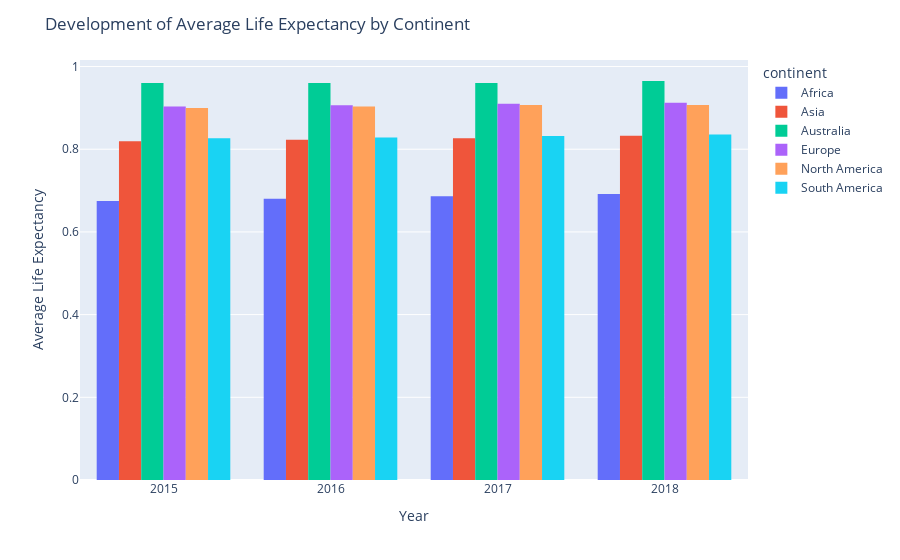

Notebook code cell kept with this figure:
### Code cell
# Read the full_data.csv file
data = pd.read_csv('full_data.csv')

# Calculate average life expectancy by continent and year
avg_life_expectancy = data.groupby(['continent', 'Year'])['life_expectancy_index'].mean().reset_index()

# Create a grouped histogram using Plotly
fig = px.histogram(avg_life_expectancy, x='Year', y='life_expectancy_index', color='continent', barmode='group')

# Set the plot title and axis labels
fig.update_layout(title='Development of Average Life Expectancy by Continent',
                  xaxis_title='Year',
                  yaxis_title='Average Life Expectancy')

# Display the plot
fig.show()

### Figure 1 — Plotly figure (JSON) as saved in the notebook; plotly's stock layout.template omitted (floating-point values rounded to 4 significant figures)
{"data": [{"alignmentgroup": "True", "bingroup": "x", "histfunc": "sum", "hovertemplate": "continent=Africa<br>Year=%{x}<br>sum of life_expectancy_index=%{y}<extra></extra>", "legendgroup": "Africa", "marker": {"color": "#636efa", "pattern": {"shape": ""}}, "name": "Africa", "offsetgroup": "Africa", "orientation": "v", "showlegend": true, "type": "histogram", "x": [2015, 2016, 2017, 2018], "xaxis": "x", "y": [0.6747, 0.6803, 0.6866, 0.6916], "yaxis": "y"}, {"alignmentgroup": "True", "bingroup": "x", "histfunc": "sum", "hovertemplate": "continent=Asia<br>Year=%{x}<br>sum of life_expectancy_index=%{y}<extra></extra>", "legendgroup": "Asia", "marker": {"color": "#EF553B", "pattern": {"shape": ""}}, "name": "Asia", "offsetgroup": "Asia", "orientation": "v", "showlegend": true, "type": "histogram", "x": [2015, 2016, 2017, 2018], "xaxis": "x", "y": [0.8192, 0.8232, 0.8263, 0.8324], "yaxis": "y"}, {"alignmentgroup": "True", "bingroup": "x", "histfunc": "sum", "hovertemplate": "continent=Australia<br>Year=%{x}<br>sum of life_expectancy_index=%{y}<extra></extra>", "legendgroup": "Australia", "marker": {"color": "#00cc96", "pattern": {"shape": ""}}, "name": "Australia", "offsetgroup": "Australia", "orientation": "v", "showlegend": true, "type": "histogram", "x": [2015, 2016, 2017, 2018], "xaxis": "x", "y": [0.96, 0.96, 0.96, 0.965], "yaxis": "y"}, {"alignmentgroup": "True", "bingroup": "x", "histfunc": "sum", "hovertemplate": "continent=Europe<br>Year=%{x}<br>sum of life_expectancy_index=%{y}<extra></extra>", "legendgroup": "Europe", "marker": {"color": "#ab63fa", "pattern": {"shape": ""}}, "name": "Europe", "offsetgroup": "Europe", "orientation": "v", "showlegend": true, "type": "histogram", "x": [2015, 2016, 2017, 2018], "xaxis": "x", "y": [0.9032, 0.9065, 0.9097, 0.9124], "yaxis": "y"}, {"alignmentgroup": "True", "bingroup": "x", "histfunc": "sum", "hovertemplate": "continent=North America<br>Year=%{x}<br>sum of life_expectancy_index=%{y}<extra></extra>", "legendgroup": "North America", "marker": {"color": "#FFA15A", "pattern": {"shape": ""}}, "name": "North America", "offsetgroup": "North America", "orientation": "v", "showlegend": true, "type": "histogram", "x": [2015, 2016, 2017, 2018], "xaxis": "x", "y": [0.9, 0.9033, 0.9067, 0.9067], "yaxis": "y"}, {"alignmentgroup": "True", "bingroup": "x", "histfunc": "sum", "hovertemplate": "continent=South America<br>Year=%{x}<br>sum of life_expectancy_index=%{y}<extra></extra>", "legendgroup": "South America", "marker": {"color": "#19d3f3", "pattern": {"shape": ""}}, "name": "South America", "offsetgroup": "South America", "orientation": "v", "showlegend": true, "type": "histogram", "x": [2015, 2016, 2017, 2018], "xaxis": "x", "y": [0.8265, 0.8285, 0.832, 0.8355], "yaxis": "y"}], "layout": {"barmode": "group", "legend": {"title": {"text": "continent"}, "tracegroupgap": 0}, "margin": {"t": 60}, "title": {"text": "Development of Average Life Expectancy by Continent"}, "xaxis": {"anchor": "y", "domain": [0, 1], "title": {"text": "Year"}}, "yaxis": {"anchor": "x", "domain": [0, 1], "title": {"text": "Average Life Expectancy"}}}}
